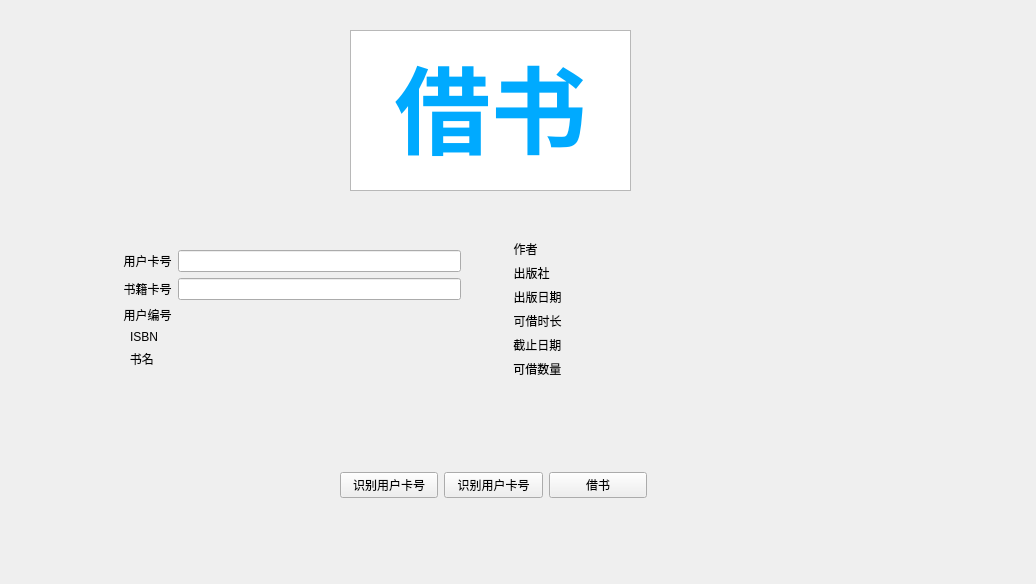
<?xml version="1.0" encoding="UTF-8"?>
<ui version="4.0">
 <class>Borrow</class>
 <widget class="QWidget" name="Borrow">
  <property name="geometry">
   <rect>
    <x>0</x>
    <y>0</y>
    <width>1036</width>
    <height>584</height>
   </rect>
  </property>
  <property name="windowTitle">
   <string>Form</string>
  </property>
  <widget class="QWidget" name="formLayoutWidget_2">
   <property name="geometry">
    <rect>
     <x>510</x>
     <y>240</y>
     <width>361</width>
     <height>141</height>
    </rect>
   </property>
   <layout class="QFormLayout" name="formLayout_2">
    <item row="1" column="0">
     <widget class="QLabel" name="label_5">
      <property name="text">
       <string> 出版社</string>
      </property>
      <property name="alignment">
       <set>Qt::AlignCenter</set>
      </property>
     </widget>
    </item>
    <item row="3" column="0">
     <widget class="QLabel" name="label_7">
      <property name="text">
       <string> 可借时长</string>
      </property>
      <property name="alignment">
       <set>Qt::AlignCenter</set>
      </property>
     </widget>
    </item>
    <item row="2" column="0">
     <widget class="QLabel" name="label_6">
      <property name="text">
       <string> 出版日期</string>
      </property>
      <property name="alignment">
       <set>Qt::AlignCenter</set>
      </property>
     </widget>
    </item>
    <item row="0" column="0">
     <widget class="QLabel" name="label_4">
      <property name="text">
       <string> 作者</string>
      </property>
      <property name="alignment">
       <set>Qt::AlignCenter</set>
      </property>
     </widget>
    </item>
    <item row="2" column="1">
     <widget class="QLabel" name="pressdate">
      <property name="text">
       <string/>
      </property>
      <property name="alignment">
       <set>Qt::AlignCenter</set>
      </property>
     </widget>
    </item>
    <item row="3" column="1">
     <widget class="QLabel" name="duration">
      <property name="text">
       <string/>
      </property>
      <property name="alignment">
       <set>Qt::AlignCenter</set>
      </property>
     </widget>
    </item>
    <item row="0" column="1">
     <widget class="QLabel" name="author">
      <property name="text">
       <string/>
      </property>
      <property name="alignment">
       <set>Qt::AlignCenter</set>
      </property>
     </widget>
    </item>
    <item row="1" column="1">
     <widget class="QLabel" name="press">
      <property name="text">
       <string/>
      </property>
      <property name="alignment">
       <set>Qt::AlignCenter</set>
      </property>
     </widget>
    </item>
    <item row="4" column="0">
     <widget class="QLabel" name="label_9">
      <property name="text">
       <string> 截止日期</string>
      </property>
     </widget>
    </item>
    <item row="4" column="1">
     <widget class="QLabel" name="ddl">
      <property name="text">
       <string/>
      </property>
      <property name="alignment">
       <set>Qt::AlignCenter</set>
      </property>
     </widget>
    </item>
    <item row="5" column="0">
     <widget class="QLabel" name="label_11">
      <property name="text">
       <string> 可借数量</string>
      </property>
     </widget>
    </item>
    <item row="5" column="1">
     <widget class="QLabel" name="canbor">
      <property name="text">
       <string/>
      </property>
      <property name="alignment">
       <set>Qt::AlignCenter</set>
      </property>
     </widget>
    </item>
   </layout>
  </widget>
  <widget class="QWidget" name="horizontalLayoutWidget">
   <property name="geometry">
    <rect>
     <x>340</x>
     <y>470</y>
     <width>307</width>
     <height>31</height>
    </rect>
   </property>
   <layout class="QHBoxLayout" name="horizontalLayout">
    <item>
     <widget class="QPushButton" name="getuserId">
      <property name="text">
       <string>识别用户卡号</string>
      </property>
     </widget>
    </item>
    <item>
     <widget class="QPushButton" name="getbookId">
      <property name="text">
       <string>识别用户卡号</string>
      </property>
     </widget>
    </item>
    <item>
     <widget class="QPushButton" name="borrow">
      <property name="text">
       <string>借书</string>
      </property>
     </widget>
    </item>
   </layout>
  </widget>
  <widget class="QTextBrowser" name="textBrowser">
   <property name="geometry">
    <rect>
     <x>350</x>
     <y>30</y>
     <width>281</width>
     <height>161</height>
    </rect>
   </property>
   <property name="html">
    <string>&lt;!DOCTYPE HTML PUBLIC &quot;-//W3C//DTD HTML 4.0//EN&quot; &quot;http://www.w3.org/TR/REC-html40/strict.dtd&quot;&gt;
&lt;html&gt;&lt;head&gt;&lt;meta name=&quot;qrichtext&quot; content=&quot;1&quot; /&gt;&lt;style type=&quot;text/css&quot;&gt;
p, li { white-space: pre-wrap; }
&lt;/style&gt;&lt;/head&gt;&lt;body style=&quot; font-family:'SimSun'; font-size:9pt; font-weight:400; font-style:normal;&quot;&gt;
&lt;p align=&quot;center&quot; style=&quot; margin-top:0px; margin-bottom:0px; margin-left:0px; margin-right:0px; -qt-block-indent:0; text-indent:0px;&quot;&gt;&lt;span style=&quot; font-size:72pt; font-weight:600; color:#00aaff;&quot;&gt;借书&lt;/span&gt;&lt;/p&gt;&lt;/body&gt;&lt;/html&gt;</string>
   </property>
  </widget>
  <widget class="QWidget" name="formLayoutWidget_3">
   <property name="geometry">
    <rect>
     <x>120</x>
     <y>250</y>
     <width>341</width>
     <height>131</height>
    </rect>
   </property>
   <layout class="QFormLayout" name="formLayout_3">
    <item row="0" column="0">
     <widget class="QLabel" name="label_8">
      <property name="text">
       <string> 用户卡号</string>
      </property>
      <property name="alignment">
       <set>Qt::AlignCenter</set>
      </property>
     </widget>
    </item>
    <item row="0" column="1">
     <widget class="QLineEdit" name="userId"/>
    </item>
    <item row="1" column="0">
     <widget class="QLabel" name="label_2">
      <property name="text">
       <string> 书籍卡号</string>
      </property>
      <property name="alignment">
       <set>Qt::AlignCenter</set>
      </property>
     </widget>
    </item>
    <item row="1" column="1">
     <widget class="QLineEdit" name="bookId"/>
    </item>
    <item row="3" column="0">
     <widget class="QLabel" name="label">
      <property name="text">
       <string>   ISBN</string>
      </property>
      <property name="alignment">
       <set>Qt::AlignCenter</set>
      </property>
     </widget>
    </item>
    <item row="3" column="1">
     <widget class="QLabel" name="ISBN">
      <property name="text">
       <string/>
      </property>
      <property name="alignment">
       <set>Qt::AlignCenter</set>
      </property>
     </widget>
    </item>
    <item row="2" column="0">
     <widget class="QLabel" name="label_10">
      <property name="text">
       <string> 用户编号</string>
      </property>
      <property name="alignment">
       <set>Qt::AlignCenter</set>
      </property>
     </widget>
    </item>
    <item row="2" column="1">
     <widget class="QLabel" name="uid">
      <property name="text">
       <string/>
      </property>
      <property name="alignment">
       <set>Qt::AlignCenter</set>
      </property>
     </widget>
    </item>
    <item row="4" column="0">
     <widget class="QLabel" name="label_3">
      <property name="text">
       <string>   书名</string>
      </property>
      <property name="alignment">
       <set>Qt::AlignCenter</set>
      </property>
     </widget>
    </item>
    <item row="4" column="1">
     <widget class="QLabel" name="bookname">
      <property name="text">
       <string/>
      </property>
      <property name="alignment">
       <set>Qt::AlignCenter</set>
      </property>
     </widget>
    </item>
   </layout>
  </widget>
 </widget>
 <resources/>
 <connections/>
</ui>
